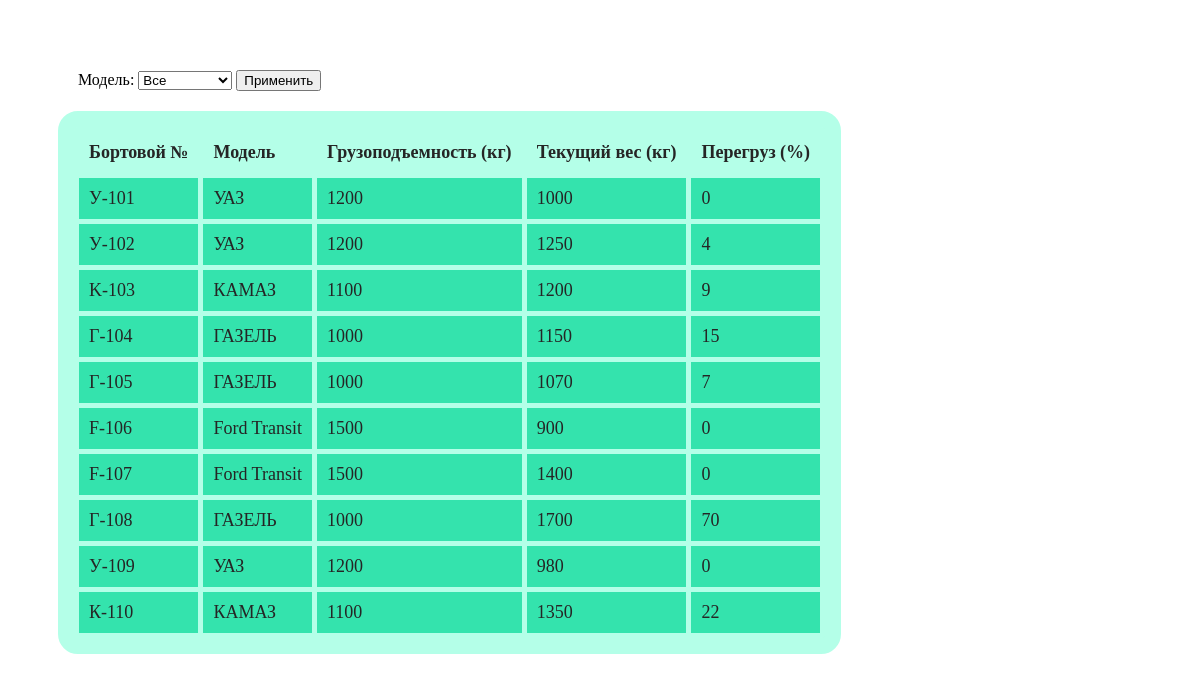
The app's page /trucks/ with its own data.
### apps/trucks/models.py (models this page shows, shortened)
class Trip(models.Model):
    truck = models.ForeignKey(
        verbose_name='Грузовик',
        related_name='trips',
        to=Truck,
        on_delete=models.CASCADE,
        blank=False
    )
    current_weight = models.PositiveSmallIntegerField(
        verbose_name='Погруженный вес', blank=False
    )
    date_started = models.DateTimeField(verbose_name='Дата начала рейса',
                                        auto_now_add=True)
    date_ended = models.DateTimeField(verbose_name='Дата окончания рейса',
                                      blank=True, null=True)
    class Meta:
        verbose_name = 'Рейс'
        verbose_name_plural = 'Рейсы'
        constraints = [
            UniqueConstraint(fields=['truck', 'date_ended'],
                             name='unique_trip')
        ]
    @property
    def overload(self) -> int:
        percent = int(
            self.current_weight / (self.truck.model.weight_capacity / 100)
        )
        return 0 if percent < 100 else percent - 100

class Truck(models.Model):
    number = models.CharField(verbose_name='Бортовой номер', max_length=128,
                              blank=False, unique=True)
    model = models.ForeignKey(
        verbose_name='Модель',
        related_name='trucks',
        to=TruckModel,
        on_delete=models.PROTECT,
        blank=False
    )
    class Meta:
        verbose_name = 'Грузовик'
        verbose_name_plural = 'Грузовики'

class TruckModel(models.Model):
    name = models.CharField(verbose_name='Наименование', max_length=255,
                            blank=False, unique=True)
    weight_capacity = models.PositiveSmallIntegerField(
        verbose_name='Удельная грузоподъемность', blank=False
    )
    class Meta:
        verbose_name = 'Модель грузовика'
        verbose_name_plural = 'Модели грузовиков'

### apps/trucks/views.py (the view)
# urls.py: path('', TrucksView.as_view(), name='trucks')
class TrucksView(TemplateView):
    template_name = 'trucks/trucks.html'
    def get(self, request, *args, **kwargs):
        model = request.GET.get('model', None)
        context = self.get_context_data()
        context.update({'truck_models': get_truck_models()})
        context.update({'truck_trips': get_truck_trips(model=model)})
        return self.render_to_response(context=context)

### apps/trucks/services/truck.py (called while the page is built)
def get_truck_models() -> list[tuple]:
    return TruckModel.objects.only('id', 'name').values_list('id', 'name')

def get_truck_trips(model: str | None = None):
    qs = Trip.objects.select_related(
        'truck', 'truck__model'
    ).filter(date_ended=None)
    if model:
        qs = qs.filter(truck__model__id=model)
    return qs

### templates/trucks/trucks.html (shortened to what this page needs)
{% extends 'base/base.html' %}
{% load static %}
{% block content %}
    <div class="trucks">
        <div class="model-form">
            <label for="model-select">Модель:</label>
            <select name="model" id="model-select">
                <option value="">Все</option>
            </select>
            <button id="apply">Применить</button>
        </div>
        <table>
            <thead>
                <tr>
                    <th>Бортовой №</th>
                    <th>Модель</th>
                    <th>Грузоподъемность (кг)</th>
                    <th>Текущий вес (кг)</th>
                    <th>Перегруз (%)</th>
                </tr>
            </thead>
            <tbody>
                {% for trip in truck_trips %}
                    <tr>
                        <td>{{ trip.truck.number }}</td>
                        <td>{{ trip.truck.model.name }}</td>
                        <td>{{ trip.truck.model.weight_capacity }}</td>
                        <td>{{ trip.current_weight }}</td>
                        <td>{{ trip.overload }}</td>
                    </tr>
                {% endfor %}
            </tbody>
        </table>
    </div>
{% endblock content %}

### templates/base/base.html (shortened to what this page needs)
{% load static %}
<!DOCTYPE html>
 <html class="no-js" lang="ru">
    <head>
        <link rel="stylesheet" type="text/css" href="{% static 'css/trucks.css' %}?v=1">
    </head>
    <body>
        {% block content %}{% endblock content %}
    </body>
</html>

### static/css/trucks.css (style rules this page uses)
.trucks { margin: 50px; }
.trucks table { text-align: left; border-collapse: separate; border-spacing: 5px; background: #b4ffe8; color: #252525; border: 16px solid #b4ffe8; border-radius: 20px; }
.trucks table th { font-size: 18px; padding: 10px; }
.trucks table td { font-size: 18px; background: #34e3ad; padding: 10px; }
.model-form { padding: 20px; }

### records on screen
Trip: truck.number "У-101", truck.model.name "УАЗ", truck.model.weight_capacity "1200", current_weight "1000", overload "0"
Trip: truck.number "У-102", truck.model.name "УАЗ", truck.model.weight_capacity "1200", current_weight "1250", overload "4"
Trip: truck.number "K-103", truck.model.name "КАМАЗ", truck.model.weight_capacity "1100", current_weight "1200", overload "9"
Trip: truck.number "Г-104", truck.model.name "ГАЗЕЛЬ", truck.model.weight_capacity "1000", current_weight "1150", overload "15"
Trip: truck.number "Г-105", truck.model.name "ГАЗЕЛЬ", truck.model.weight_capacity "1000", current_weight "1070", overload "7"
Trip: truck.number "F-106", truck.model.name "Ford Transit", truck.model.weight_capacity "1500", current_weight "900", overload "0"
Trip: truck.number "F-107", truck.model.name "Ford Transit", truck.model.weight_capacity "1500", current_weight "1400", overload "0"
Trip: truck.number "Г-108", truck.model.name "ГАЗЕЛЬ", truck.model.weight_capacity "1000", current_weight "1700", overload "70"
Trip: truck.number "У-109", truck.model.name "УАЗ", truck.model.weight_capacity "1200", current_weight "980", overload "0"
Trip: truck.number "К-110", truck.model.name "КАМАЗ", truck.model.weight_capacity "1100", current_weight "1350", overload "22"
